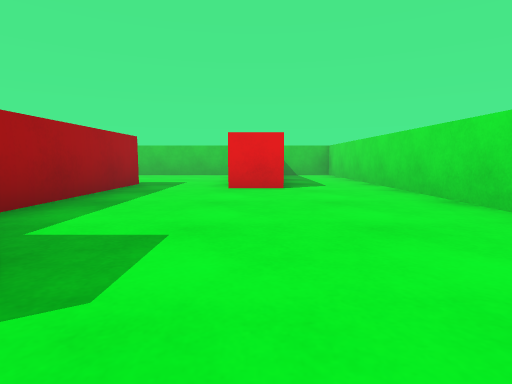
view 1 (above)

14 first-person views from a walk through a 3-D level made in the Unity game engine. The camera is 0.51 m above the floor, tilts 6° down and sees 80° across. The floor is counted in squares, 1 m on a side. Each view is taken from the middle of a square. On the plan, view 1 faces up. The plan holds only what a view shows up to about 9 squares ahead; the rest is blank. The place goes on beyond the plan. The player character is not drawn. Surface patterns are stand-ins for the level's own textures.

view 2
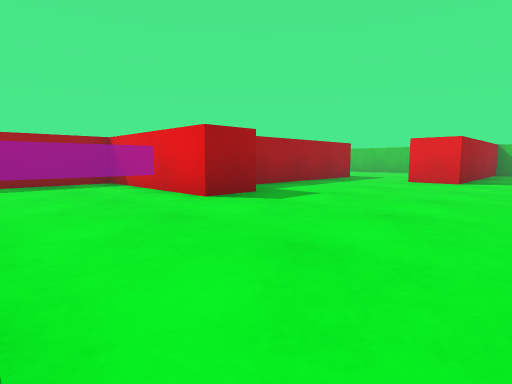

view 3
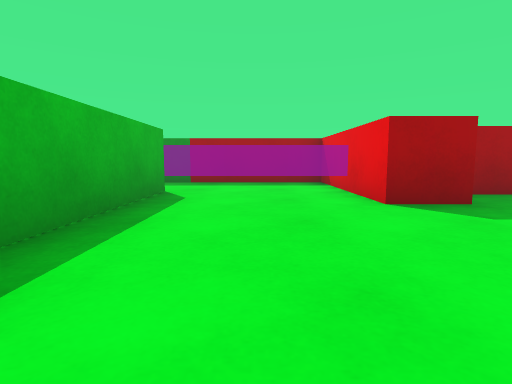

view 4
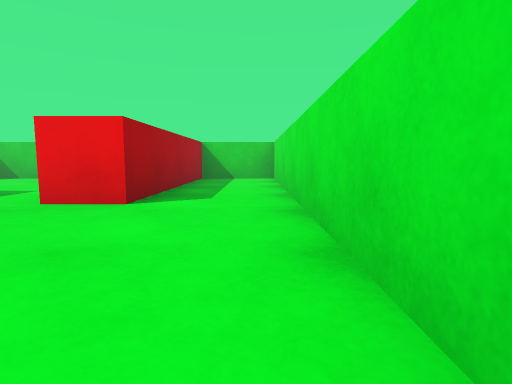

view 5
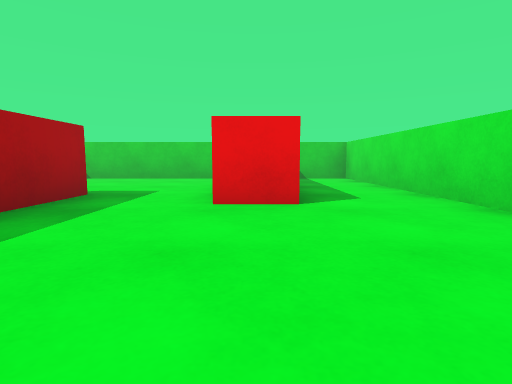

view 6
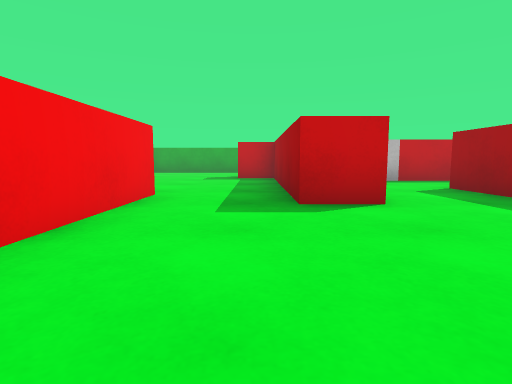

view 7
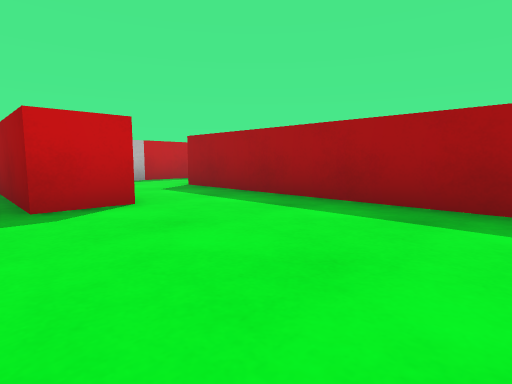

view 8
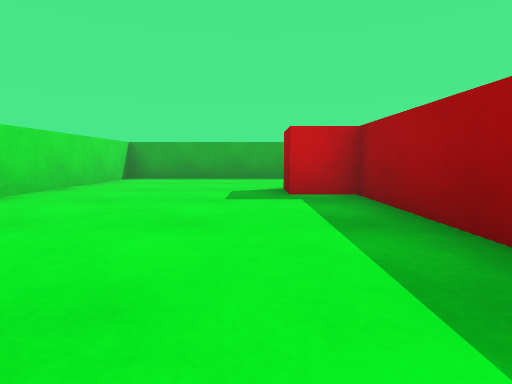

view 9
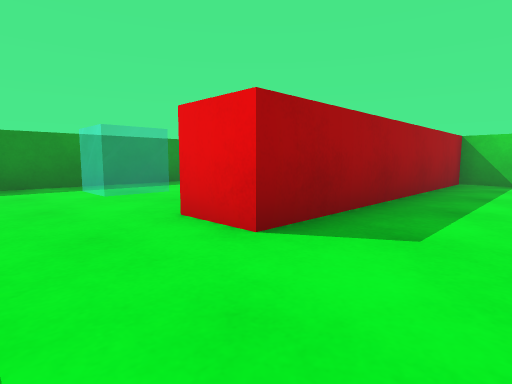

view 10
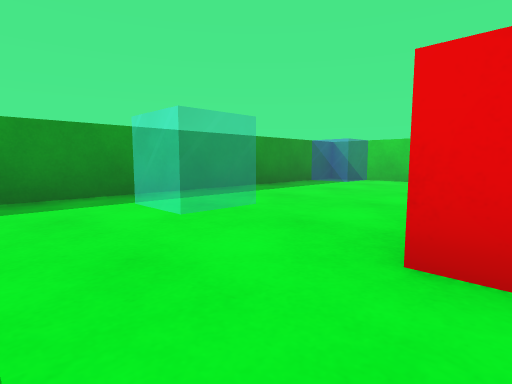

view 11
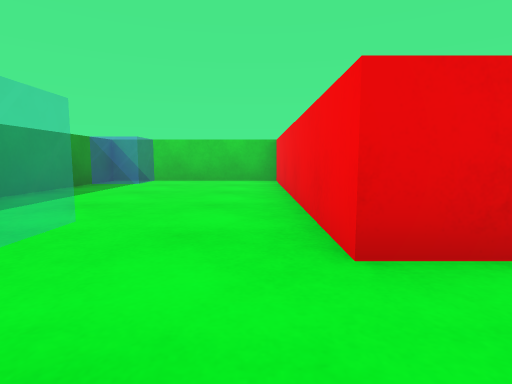

view 12
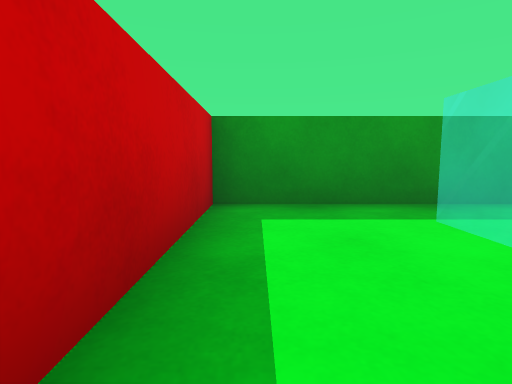

view 13
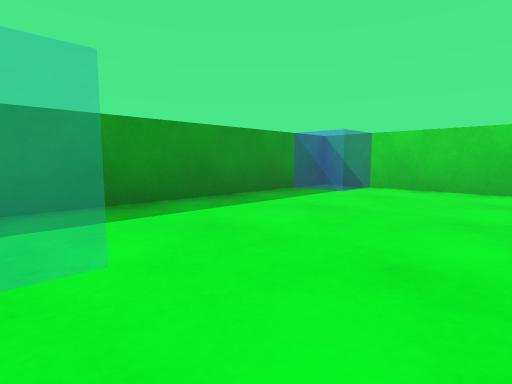

view 14
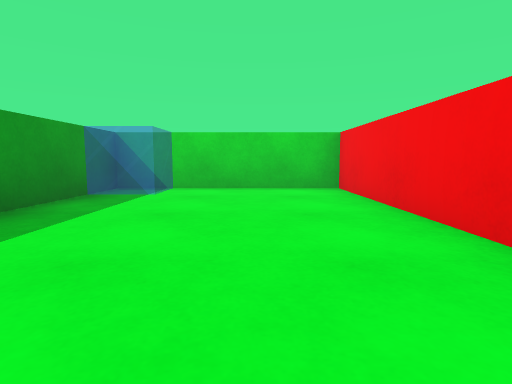

### Floor plan
Ten units are one square. View 1 is at (0, 0); x grows to the right and y downward. Boxes are objects, and circles mark ways between rooms. Rooms are numbered by the first view taken in them; rooms with no view inside come last. Other rooms are left out.
<svg viewBox="-110 -110 140 146">
<path fill="none" stroke="#000" d="M-25 -65 -25 -15 -15 -15 -15 -5 -50 -5 -50 31M-30 25 25 25 25 -105 5 -105 5 -55 -5 -55 -5 -64M-11 -105 -55 -105 -55 -65M-36 -65 -25 -65M-5 -64 -5 -83M-65 -25 -55 -25M-55 -65 -55 -45 -65 -45M-65 -45 -65 -105 -105 -105 -105 -25 -65 -25"/>
<rect x="-55" y="-25" width="20" height="10" fill="#bbb"><title>white block</title></rect>
<circle cx="-15" cy="-60" r="3" fill="#2a7"/>
<circle cx="-45" cy="-55" r="3" fill="#2a7"/>
<circle cx="-60" cy="-35" r="3" fill="#2a7"/>
<text x="0" y="-30">1</text>
<text x="-30" y="-90">2</text>
<text x="-50" y="-40">3</text>
<text x="-90" y="-70">4</text>
</svg>
Room 1 opens to room 2. Room 2 opens to room 3. Room 3 opens to room 4.

Where each view was taken, in squares from view 1:
view 1: 0 up, 0 right, facing up
view 2: 2 down, 2 right, facing up-left
view 3: 1 down, 2 right, facing left
view 4: 2 up, 2 right, facing up
view 5: 2 up, 0 right, facing up
view 6: 10 up, 2 left, facing down
view 7: 10 up, 2 left, facing down-left
view 8: 6 up, 1 left, facing down
view 9: 3 up, 4 left, facing up-left
view 10: 3 up, 6 left, facing up-left
view 11: 3 up, 7 left, facing up
view 12: 3 up, 7 left, facing left
view 13: 5 up, 7 left, facing up-left
view 14: 5 up, 8 left, facing up
